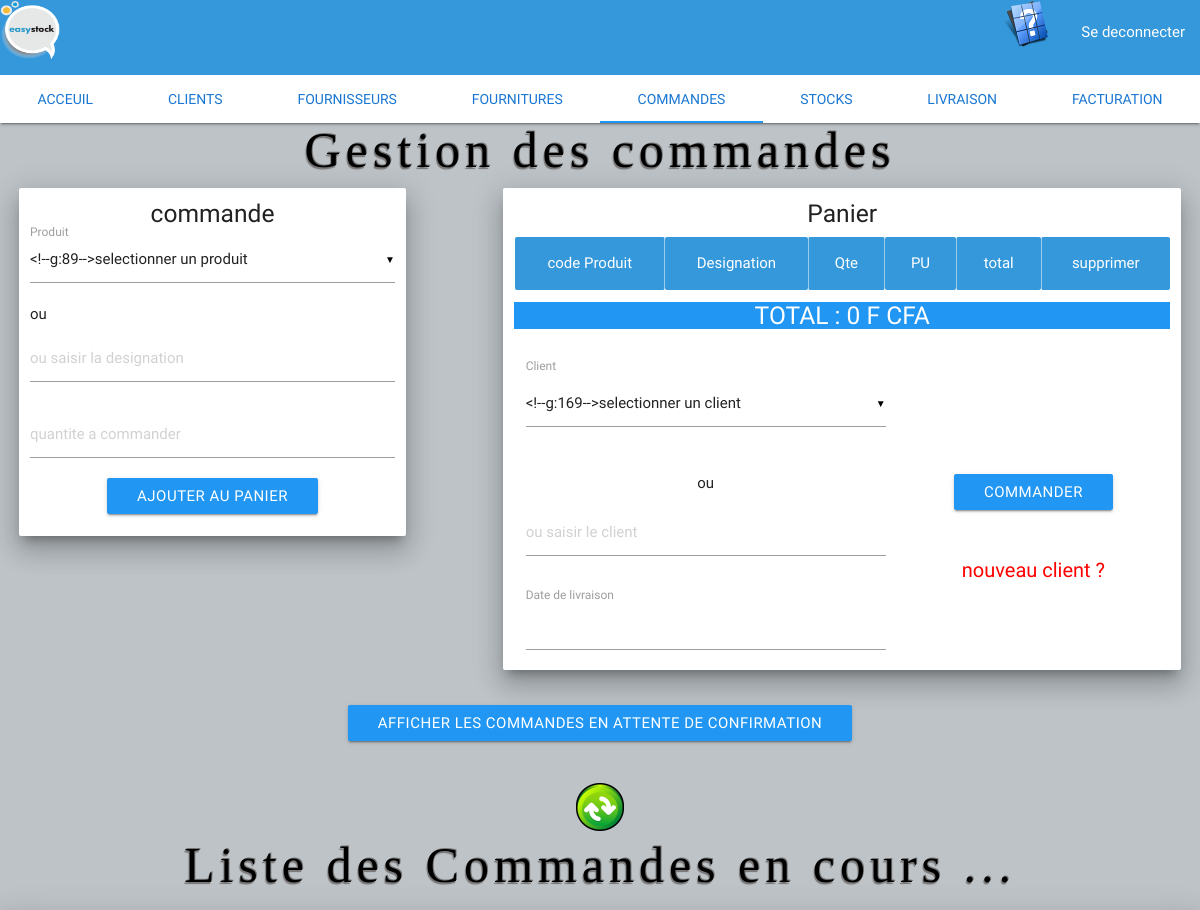
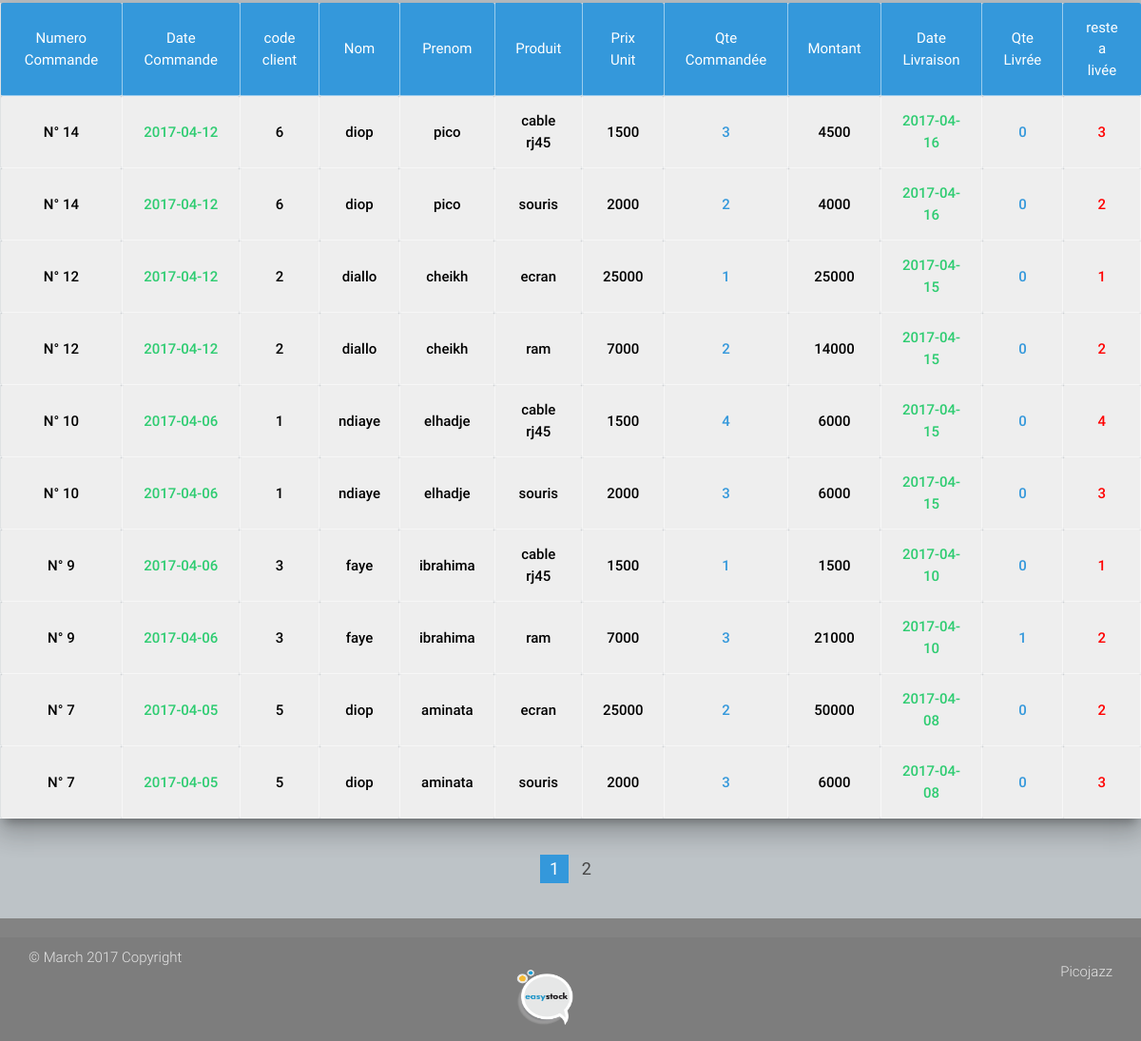
Page /php/commandes.php (signed in) on the committed database (2 pictures, top to bottom).
### tables this page shows
CREATE TABLE IF NOT EXISTS `commande` (
  `codecmd` int(11) NOT NULL AUTO_INCREMENT,
  `datecmd` date NOT NULL,
  `datelivr` date NOT NULL,
  `etat` int(11) NOT NULL,
  `codecli` int(11) NOT NULL,
  PRIMARY KEY (`codecmd`)
);

CREATE TABLE IF NOT EXISTS `client` (
  `codecli` int(11) NOT NULL AUTO_INCREMENT,
  `prenom` varchar(255) NOT NULL,
  `nom` varchar(255) NOT NULL,
  `tel` int(255) NOT NULL,
  `type` varchar(255) NOT NULL,
  `adresse` varchar(255) NOT NULL,
  `idUser` int(11) NOT NULL,
  PRIMARY KEY (`codecli`)
);

CREATE TABLE IF NOT EXISTS `produit` (
  `codeprod` int(11) NOT NULL AUTO_INCREMENT,
  `designation` varchar(255) NOT NULL,
  `qte` int(11) NOT NULL,
  `pu` int(11) NOT NULL,
  `codefour` int(11) NOT NULL,
  PRIMARY KEY (`codeprod`)
);

CREATE TABLE IF NOT EXISTS `cmdprod` (
  `id` int(11) NOT NULL AUTO_INCREMENT,
  `codeprod` int(11) NOT NULL,
  `codecmd` int(11) NOT NULL,
  `qtecmd` int(11) NOT NULL,
  `qtelivr` int(11) NOT NULL,
  `etat` int(11) NOT NULL,
  PRIMARY KEY (`id`)
);

### php/commandes.php (the view, shortened to what this page needs)
<?php
      $reqt=sprintf("SELECT c.codecmd,datecmd,cl.codecli,nom,prenom,designation,pu,qtecmd,pu*qtecmd as montant,datelivr,qtelivr,qtecmd-qtelivr as qterestant,cp.etat FROM commande c,client cl,cmdprod cp,produit p WHERE cp.etat = 0 AND c.datelivr != '0000-00-00' AND c.codecmd=cp.codecmd AND c.codecli=cl.codecli AND cp.codeprod=p.codeprod   ORDER BY c.codecmd DESC");
      $verift=mysql_query($reqt) or die(mysql_error());
      $nbAll=mysql_num_rows($verift);
      $nPage = 10;
      $page = ceil($nbAll/$nPage);
      if (isset($_GET['p']) && $_GET['p'] > 0 && $_GET['p'] <= $page) {
       $pageActuel = $_GET['p'] ;
      }else{
        $pageActuel = 1 ;
      }
      $reqc=sprintf("SELECT c.codecmd,datecmd,cl.codecli,nom,prenom,designation,pu,qtecmd,pu*qtecmd as montant,datelivr,qtelivr,qtecmd-qtelivr as qterestant FROM commande c,client cl,cmdprod cp,produit p WHERE cp.etat = 0 AND c.datelivr != '0000-00-00' AND c.codecmd=cp.codecmd AND c.codecli=cl.codecli AND cp.codeprod=p.codeprod ORDER BY c.codecmd DESC LIMIT ".(($pageActuel - 1)*$nPage).",$nPage");
      $verifc=mysql_query($reqc) or die(mysql_error());
 ?>
<!DOCTYPE html>
<html lang="en">
<head>
  <link rel="stylesheet" href="../css/materialize.min.css">
  <link rel="stylesheet" href="../css/myCss.css">
  <link rel="stylesheet" href="../css/awesomplete.css">
  <link rel="stylesheet" type="text/css" media="print" href="../css/print.css" />
</head>
<body>
<nav class="nav-extended ">
    <div class="nav-wrapper ">
      <a href="home.php" class="brand-logo "><img src="../image/easystock.png" width="60px" height="60px"></a>
      <ul id="nav-mobile" class="right ">
      <li><a href="aide.php"><img  src="../image/aide.png" alt=""></a></li>
        <li><a href="moduleAuthentification.php?erreur=logout">Se deconnecter</a></li>
      </ul>
    </div>
    <div class="nav-content">
      <ul  class="tabs  tabs-fixed-width">
        <li class="tab "><a target="_self" class="blue-text text-darken-2 " href="home.php">Acceuil</a></li>
        <li class="tab "><a target="_self" class="blue-text text-darken-2 " href="admin.php">clients</a></li>
        <li class="tab "><a target="_self" class="blue-text text-darken-2 " href="fournisseurs.php">fournisseurs</a></li>
        <li class="tab "><a target="_self" class="blue-text text-darken-2 " href="fourniture.php">fournitures</a></li>
        <li class="tab "><a target="_self" class="blue-text text-darken-2 active" href="commandes.php">Commandes</a></li>
        <li class="tab "><a target="_self" class="blue-text text-darken-2 " href="produits.php">stocks</a></li>
        <li class="tab "><a target="_self" class="blue-text text-darken-2" href="livraison.php">livraison</a></li>
        <li class="tab "><a target="_self" class="blue-text text-darken-2" href="facturation.php">facturation</a></li>
      </ul>
    </div>
</nav>
    <div class="container">
      <div class="row">
        <h3 class="center titre">Gestion des commandes</h3>
        <div class="card-panel col s4 center com z-depth-5">
          <h5 class=" center">commande</h5>
          <form method="post" action="" class="ajoutPanier">
          <div class="input-field ">
            <label>Produit</label>
          </div><p>ou</p>
          <input  class="awesomplete" list="mylist" type="text" placeholder="ou saisir la designation" name="des" id="desi">
          <div class="input-field qtecmdd">
          <input placeholder="quantite a commander"  type="text" name="qtecmd" required>
          </div>
        <button type="submit" class=" btn blue waves-effect">Ajouter au panier</button>
        </form>
          <br>        </div>
        <div class="card-panel col s7 offset-s1 center  z-depth-5">
          <h5 class=" center">Panier</h5>
          <table class="panier" style="overflow: hidden;">
            <tbody>
              <tr>
                <th>code Produit</th>
                <th>Designation</th>
                <th>Qte</th>
                <th>PU</th>
                <th>total</th>
                <th>supprimer</th>
              </tr>
            </tbody>
          </table>
          <h5 class="total blue white-text center">TOTAL : 0 F CFA</h5><br>
          <div class="input-field col s7 ">
            <label>Client</label>
          </div>
          <div class="col s7">
          <p>ou</p>
          <input  class="awesomplete" list="mylist1" type="text" placeholder="ou saisir le client" name="des" id="cli"></div>
          <div class=" col s7 ">
            <label class="left">Date de livraison</label>
            <input type="date" class="datepicker" name="date">
          </div><br><br><br><br><br>
          <button   class="cmd btn waves-effect blue ">commander</button><br><br><br>
          <a style="font-size: 20px;color: red;" class="modal-trigger " href="#modal1">nouveau client ?</a>
          <br><br>
        </div>
      </div>
      <div class="row center">
        <button class="btn blue waves-effect comm " >Afficher les commandes en attente de confirmation</button><br><br>
      </div>
        <div class="row center">
        <div class="center">
    <a href="commandes.php"  ><img src="../image/refresh.png"></a>
    </div>
          <h4 class="titre center">Liste des Commandes en cours ...</h4>
        </div>
    </div>
      <table class="z-depth-5">
            <tbody>
              <tr>
                <th>Numero Commande</th>
                <th>Date Commande</th>
                <th>code client</th>
                <th>Nom</th>
                <th>Prenom</th>
                <th>Produit</th>
                <th>Prix Unit</th>
                <th>Qte Commandée</th>
                <th>Montant</th>
                <th>Date Livraison</th>
                <th>Qte Livrée</th>
                <th>reste a livée</th>
              </tr>
      <?php while ( $recupc=mysql_fetch_assoc($verifc)) { ?>
              <tr>
                <td>N° <?php echo $recupc['codecmd']; ?></td>
                <td style="color:#2ecc71;"><?php echo $recupc['datecmd']; ?></td>
                <td><?php echo $recupc['codecli']; ?></td>
                <td><?php echo $recupc['nom']; ?></td>
                <td><?php echo $recupc['prenom']; ?></td>
                <td><?php echo $recupc['designation']; ?></td>
                <td><?php echo $recupc['pu']; ?></td>
                <td style="color:#3498db;"><?php echo $recupc['qtecmd']; ?></td>
                <td><?php echo $recupc['montant']; ?></td>
                <td style="color:#2ecc71;"><?php echo $recupc['datelivr']; ?></td>
                <td style="color:#3498db;"><?php echo $recupc['qtelivr']; ?></td>
                <td style="color:red;"><?php echo $recupc['qterestant']; ?></td>
              </tr>
    <?php } ?>
            </tbody>
          </table>
          <br>
          <ul class="pagination center">
        <?php for ($i=1; $i<=$page ; $i++) {  ?>
      <?php if ($i == $pageActuel){ ?>
        <li class="active"><a href="commandes.php?p=<?php echo $i ?>"><?php echo $i ?></a></li>
      <?php }else{ ?>
    <li class="waves-effect"><a href="commandes.php?p=<?php echo $i ?>"><?php echo $i ?></a></li>
    <?php } ?>
        <?php } ?>
      </ul>
      <br>
        <footer class="page-footer">
          <div class="footer-copyright">
            <div class="container">
            © March 2017 Copyright <p class="right"> Picojazz</p>
            <div class="center"><img src="../image/easystock.png" width="60px" height="60px"></div>
            </div>
          </div>
        </footer>
</body>
</html>

### css/myCss.css (style rules this page uses)
body { background-color: #bdc3c7; display: flex; //min-height: 100vh !important; flex-direction: column; height: auto; }
nav { background-color: #3498db ; }
.container { width: 95% !important; }
.row div { margin-top: 10px; }
th { background-color: #3498db; color: white; font-weight: normal; padding: 15px 20px; text-align: center; //opacity: 0.9; border-left: 1px solid rgba(255, 255, 255, .5); }
td { background-color: rgb(238, 238, 238); //background-color: white; color: rgb(111, 111, 111); color:black; padding: 15px 20px; text-align: center; //opacity: 0.9; font-weight: 500; border: 1px solid rgba(255, 255, 255, .5); }
.titre { //padding-top: 5px; //padding-bottom: 5px; margin-top: 0; margin-bottom: 0; color: black; //background-color: #e7e5e4; font-family: 'Gabriela', serif; font-size: 50px; letter-spacing: .10em; //text-align: center; text-shadow: 1px -1px 0 #767676, -1px 2px 1px #767474; }
.pagination li.active a { background-color: #3498db !important ; }
.page-footer { background-color: #838383 !important; }
li { list-style-type: none; }

### css/awesomplete.css (style rules this page uses)
.awesomplete { position: relative; }
.awesomplete > input { //display: block; }

### css/print.css (style rules this page uses)
.btn { display: none; }
nav { display: none; }

### rows in the picture
commande: codecmd "14", datecmd "2017-04-12", client.codecli "6", client.nom "diop", client.prenom "pico", produit.designation "cable rj45", produit.pu "1500", cmdprod.qtecmd "3", montant "4500", datelivr "2017-04-16", cmdprod.qtelivr "0", qterestant "3", produit.designation "souris", produit.pu "2000", cmdprod.qtecmd "2", montant "4000", qterestant "2"
commande: codecmd "12", datecmd "2017-04-12", client.codecli "2", client.nom "diallo", client.prenom "cheikh", produit.designation "ecran", produit.pu "25000", cmdprod.qtecmd "1", montant "25000", datelivr "2017-04-15", cmdprod.qtelivr "0", qterestant "1", produit.designation "ram", produit.pu "7000", cmdprod.qtecmd "2", montant "14000", qterestant "2"
commande: codecmd "10", datecmd "2017-04-06", client.codecli "1", client.nom "ndiaye", client.prenom "elhadje", produit.designation "cable rj45", produit.pu "1500", cmdprod.qtecmd "4", montant "6000", datelivr "2017-04-15", cmdprod.qtelivr "0", qterestant "4", produit.designation "souris", produit.pu "2000", cmdprod.qtecmd "3", qterestant "3"
commande: codecmd "9", datecmd "2017-04-06", client.codecli "3", client.nom "faye", client.prenom "ibrahima", produit.designation "cable rj45", produit.pu "1500", cmdprod.qtecmd "1", montant "1500", datelivr "2017-04-10", cmdprod.qtelivr "0", qterestant "1", produit.designation "ram", produit.pu "7000", cmdprod.qtecmd "3", montant "21000", cmdprod.qtelivr "1", qterestant "2"
commande: codecmd "7", datecmd "2017-04-05", client.codecli "5", client.nom "diop", client.prenom "aminata", produit.designation "ecran", produit.pu "25000", cmdprod.qtecmd "2", montant "50000", datelivr "2017-04-08", cmdprod.qtelivr "0", qterestant "2", produit.designation "souris", produit.pu "2000", cmdprod.qtecmd "3", montant "6000", qterestant "3"
